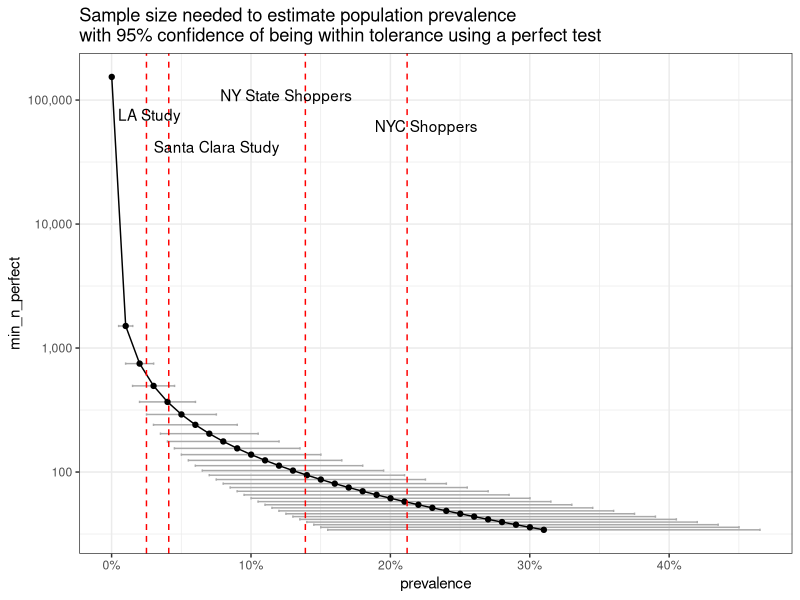
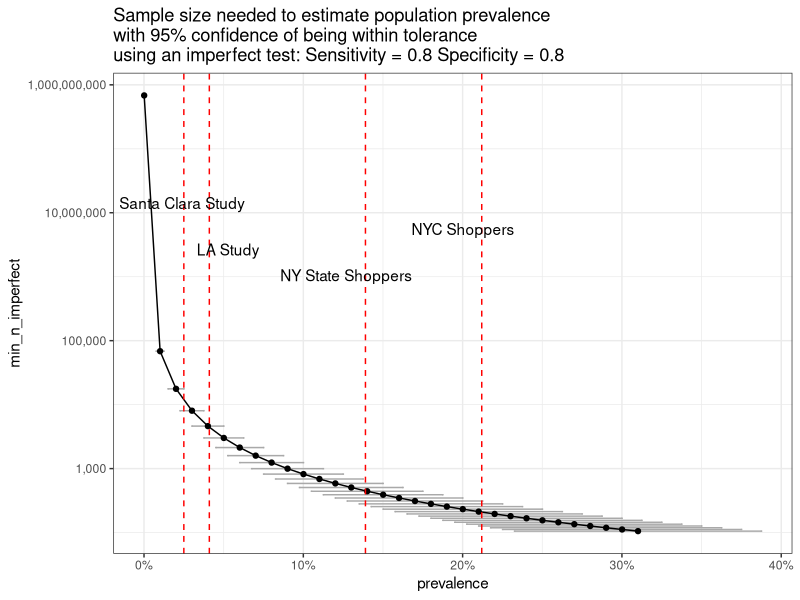
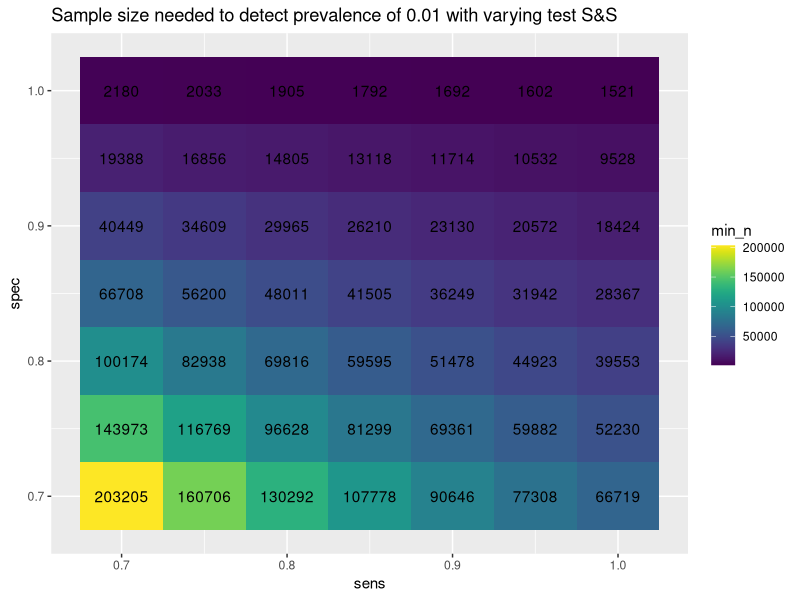
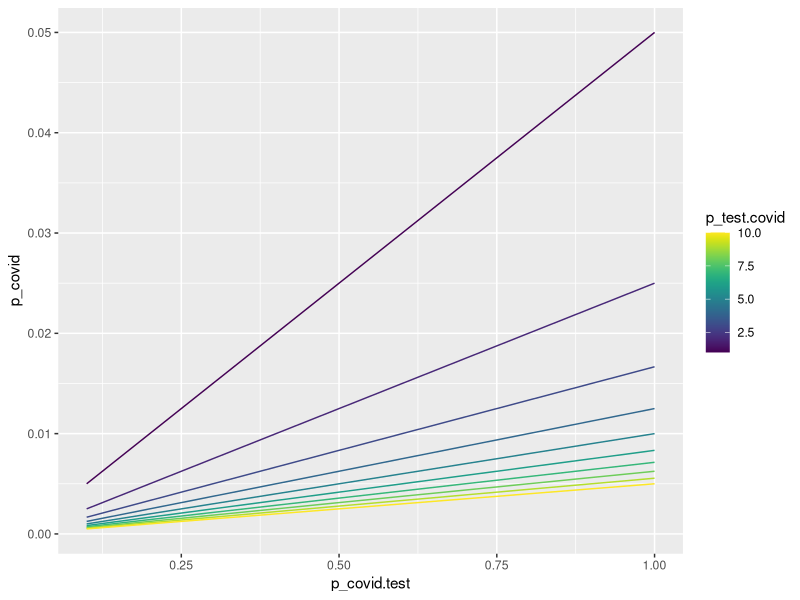

Recreate these plots in R, in order.
## ---- chunk 1
knitr::opts_chunk$set(echo = TRUE)
library(dplyr)
library(tidyr)
library(ggplot2)
library(ggrepel)
library(viridis)
require(cowplot)
library(scales)
## ---- chunk 2

# Set up data

# Dummy frame for reported prevalence values
reported_prev <- data.frame(
  area = c("NY State Shoppers", "NYC Shoppers", "LA Study", "Santa Clara Study"),
  prev = c(0.139, 0.212, 0.041, 0.025)
)

# Z score for 95% CI
z = 1.96

# PREVALENCE RANGE 
# based on reported prevalences
min_prev = 0.0001 # infinity for zero
max_prev = max(reported_prev$prev + 0.1)

# TOLERANCE LEVEL (ALLOWABLE ERROR)
# Conventionally, an ‘absolute’ allowable error margin d of ±5 % is chosen, 
# but, as is common in clinical practice, 
# if expected prevalence P is <10 %, 
# the 95 % confidence boundaries may cross 0, which is impractical.
# A common recommendation is to set d = P/2 for rare 
# and d = (1-P)/2 for very common conditions


# Data frame of prevalence, tolerance, and min n
# Use simple formula for perfect etst
# min_n_perfect: 95% chance of estimating true prevalence at min sample size

result_df <- data.frame(prevalence = seq(min_prev, max_prev, by = .01)) %>%
  mutate(tolerance = ifelse(prevalence < 0.1 | prevalence > 0.9,
                            prevalence/2,
                            prevalence/2),
         min_n_perfect = ((z/tolerance)^2) * prevalence * (1 - prevalence))

# Plot estimates of prevalence vs min n
plot_q1 <- ggplot(data = result_df, 
       aes(x = prevalence, y = min_n_perfect)) +
    geom_errorbarh(aes(xmin = prevalence - tolerance, 
                     xmax = prevalence + tolerance),
                 color = "darkgray") +
  geom_point() +
  geom_line() +

  theme_bw() +
  geom_vline(xintercept = reported_prev$prev, 
             linetype = "dashed", 
             color = "red") +
  geom_text_repel(data = reported_prev,
                    aes(y = sample(10000:100000, nrow(reported_prev)),
                        x = prev,
                        label = area),
                    box.padding = 0.3,
                  point.padding = 0.3,
                    arrow = arrow(ends = "last", length = unit(0.1, "cm"))
                   ) +
  scale_y_log10(labels = comma) +
  scale_x_continuous(labels = percent) +
  ggtitle("Sample size needed to estimate population prevalence\nwith 95% confidence of being within tolerance using a perfect test")

plot_q1

## ---- chunk 3

# Imperfect test - with sensitivity and specificity
# Rogan and Gladen 1978
# Assume normal approximation to binomial distribution

# Vary sensitivity and specificity
# For now hardcode values around Marson paper estimates
sens = 0.8
spec = 0.8

imp_result_df <- result_df %>%
 mutate(sens = sens,
        spec = spec,
        min_n_imperfect = (z/tolerance)^2 * 
          ((sens * prevalence) + (1 - spec)*(1 - prevalence)) * 
          (1 - (sens * prevalence) - (1 - spec)* (1 - prevalence)) / 
          (sens + spec - 1)^2
 )

plot_q2 <- ggplot(data = imp_result_df, 
       aes(x = prevalence, y = min_n_imperfect)) +
    geom_errorbarh(aes(xmin = prevalence - tolerance/2, 
                     xmax = prevalence + tolerance/2),
                 color = "darkgray") +
  geom_point() +
  geom_line() +
  theme_bw() +
  geom_vline(xintercept = reported_prev$prev, 
             linetype = "dashed", 
             color = "red") +
  geom_text_repel(data = reported_prev,
                    aes(y = sample(1000000:10000000, nrow(reported_prev)),
                        x = prev,
                        label = area),
                    box.padding = 0.3,
                  point.padding = 0.3,
                    arrow = arrow(ends = "last", length = unit(0.1, "cm"))
                   ) +
  scale_y_log10(labels = comma) +
  scale_x_continuous(labels = percent) +
  ggtitle(paste0("Sample size needed to estimate population prevalence\nwith 95% confidence of being within tolerance\nusing an imperfect test: Sensitivity = ", sens, " Specificity = ", spec))

plot_q2


## ---- chunk 4

# Use same formula for imperfect test as in Q2
# Set prevalence to 0.1 

# Reported sensitivity and specificity of tests
# Fill in with real data
reported_ss <- data.frame(
  test = c("test1", "test2", "test3"),
  sens = c(0.8,0.9,1),
  spec = c(0.8,0.9,1)
)

set_prev = 0.01
# Now vary sensitivity and specificity

q3_result_df <- data.frame(
  sens = seq(0.7,1, by = 0.05),
  spec = seq(0.7,1, by = 0.05)) %>%
  complete(sens, spec) %>%
 mutate(
   prevalence = set_prev,
   tolerance = ifelse(prevalence < 0.1 | prevalence > 0.9,
                            prevalence/2,
                            0.05),
   min_n = (z/tolerance)^2 * 
          ((sens * prevalence) + (1 - spec)*(1 - prevalence)) * 
          (1 - (sens * prevalence) - (1 - spec)* (1 - prevalence)) / 
          (sens + spec - 1)^2
 )

plot_q3 <- ggplot(data = q3_result_df, 
       aes(x = sens, y = spec)) +
  geom_tile(aes(fill = min_n, label = min_n)) +
  geom_text(aes(label = round(min_n, digits = 0))) +
  ggtitle(paste0("Sample size needed to detect prevalence of ", 
                 set_prev, " with varying test S&S")) +
  scale_fill_viridis(discrete = F)

plot_q3


## ---- chunk 5

p_test = 0.05
x = seq(0.1,1, by = 0.1)
b = seq(1,10, by = 1)

data.frame(p_covid.test = x,
           p_test.covid = b) %>%
  expand(p_covid.test, p_test.covid) %>%
  mutate(p_covid = (p_test/p_test.covid) * p_covid.test) %>%
ggplot(aes(x = p_covid.test, y =  p_covid, color = p_test.covid)) +
  geom_line(aes(group = p_test.covid)) +
  geom_abline(intercept = 0, slope = 1, color = "red") +
  scale_color_viridis(discrete = F)



